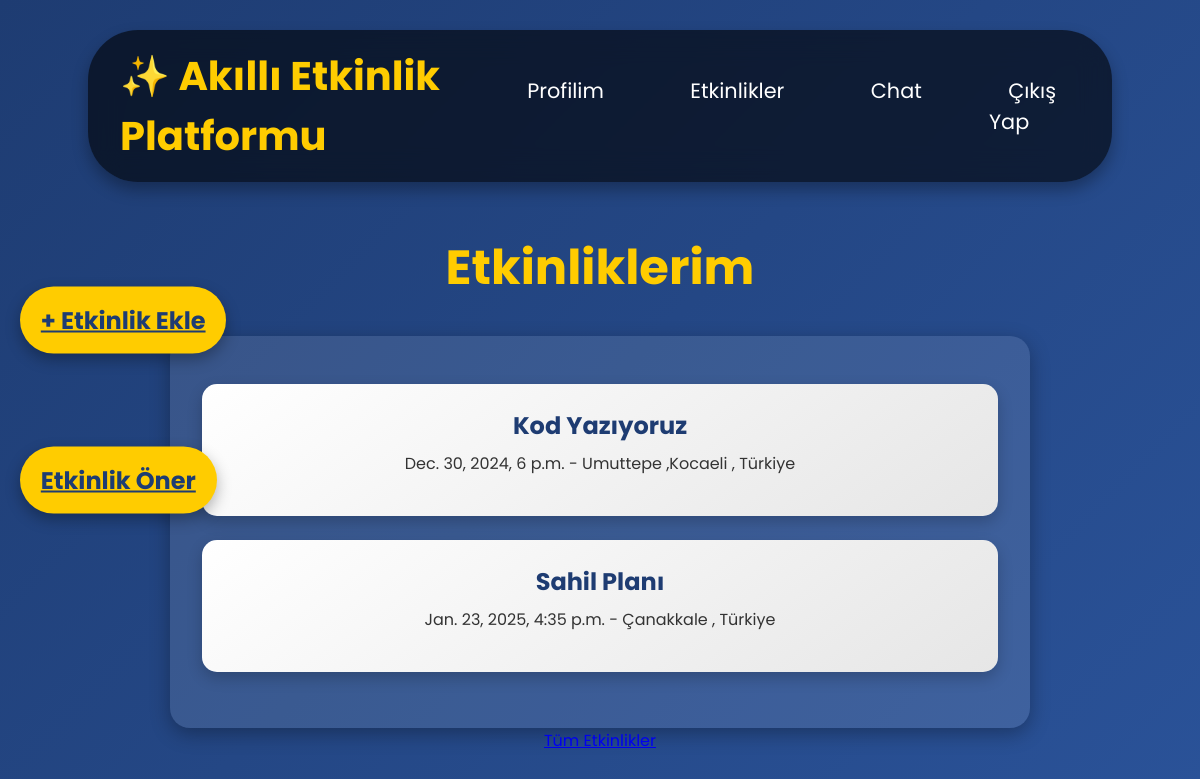
The app's page /events/my_events/ (signed in) with its own data.
### events/models.py (models this page shows, shortened)
class Event(models.Model):
    name = models.CharField(max_length=200)
    description = models.TextField()
    date = models.DateTimeField()
    duration = models.DurationField(null=True, blank=True)
    location = models.CharField(max_length=300)
    category = models.CharField(max_length=100)
    owner = models.ForeignKey(settings.AUTH_USER_MODEL, on_delete=models.CASCADE, related_name='owned_events')  # Etkinliğin sahibi
    participants = models.ManyToManyField(User, through='Participation')
    latitude = models.FloatField(blank=True, null=True)  # Enlem bilgisi
    longitude = models.FloatField(blank=True, null=True)  # Boylam bilgisi

### events/views.py (the view)
# urls.py: path('my_events/', views.my_events, name='my_events'),
@login_required
def my_events(request):
    my_events = Event.objects.filter(participants=request.user)
    return render(request, 'events/my_events.html', {'my_events': my_events})

### events/templates/events/my_events.html (shortened to what this page needs)
<!DOCTYPE html>
<html lang="en">
<head>
</head>
<body>
    <div class="floating-navbar">
        <a href="{% url 'homepage' %}" class="navbar-logo">✨ Akıllı Etkinlik Platformu</a>
        <ul class="menu-items">
            <li><a href="{% url 'profile' request.user.id %}" class="active">Profilim</a></li>
            <li>
                <a href="#">Etkinlikler</a>
            </li>
            <li><a href="#">Chat</a></li>
            <li><a href="{% url 'logout' %}">Çıkış Yap</a></li>
        </ul>
    </div>
    <a href="{% url 'create_event' %}" class="create-event-button">
      + Etkinlik Ekle
   </a>
   <a href="{% url 'recommend_events' %}" class="recommend-event-button">
     Etkinlik Öner
   </a>
    <div class="event-section">
        <h2>Etkinliklerim</h2>
        <div class="event-list">
            <ul>
                {% for event in my_events %}
                <li>
                    <a href="{% url 'myevent_detail' event.id %}">{{ event.name }}</a>
                    <p>{{ event.date }} - {{ event.location }}</p>
                </li>
                {% endfor %}
            </ul>
        </div>
        <a href="{% url 'event_list' %}" class="btn-all-events">Tüm Etkinlikler</a>
    </div>
</body>
</html>

### events/templates/events/my_events.html (style rules this page uses)
body { font-family: 'Poppins', sans-serif; background: linear-gradient(135deg, #1e3c72, #2a5298); color: #ffffff; margin: 0; padding: 0; overflow-x: hidden; }
.floating-navbar { background: rgba(0, 0, 0, 0.6); box-shadow: 0 8px 16px rgba(0, 0, 0, 0.3); padding: 1rem 2rem; position: fixed; top: 30px; left: 50%; transform: translateX(-50%); z-index: 100; display: flex; justify-content: space-between; align-items: center; border-radius: 50px; backdrop-filter: blur(15px); width: 80%; }
.navbar-logo { font-size: 2.5rem; color: #ffcc00; font-weight: bold; text-decoration: none; transition: transform 0.4s; }
.menu-items { display: flex; list-style: none; padding: 0; margin: 0; }
.menu-items li { margin: 0 1.5rem; transition: transform 0.4s; position: relative; }
.menu-items li a { color: #ffffff; text-decoration: none; font-size: 1.3rem; padding: 0.6rem 1.2rem; border-radius: 30px; transition: background-color 0.4s, color 0.4s; }
.event-section { text-align: center; margin-top: 10rem; padding: 2rem; }
.event-section h2 { font-size: 3rem; color: #ffcc00; margin-bottom: 2rem; font-family: 'Poppins', sans-serif; }
.event-list { max-width: 70%; margin: 0 auto; padding: 2rem; background: rgba(255, 255, 255, 0.1); border-radius: 20px; box-shadow: 0 6px 20px rgba(0, 0, 0, 0.3); }
.event-list ul { list-style: none; padding: 0; }
.event-list li { background: linear-gradient(145deg, #ffffff, #e6e6e6); padding: 1.5rem; margin-bottom: 1.5rem; border-radius: 15px; box-shadow: 0 6px 15px rgba(0, 0, 0, 0.2); transition: transform 0.3s; }
.event-list a { color: #1e3c72; font-size: 1.5rem; font-weight: bold; text-decoration: none; transition: color 0.3s; }
.event-list p { color: #333; font-size: 1rem; margin-top: 0.5rem; }
.create-event-button { position: fixed; left: 20px; top: 40%; transform: translateY(-50%); background-color: #ffcc00; color: #1e3c72; font-size: 1.5rem; font-weight: bold; padding: 1rem 1.3rem; border-radius: 50px; box-shadow: 0 6px 15px rgba(0, 0, 0, 0.3); border: none; cursor: pointer; transition: transform 0.4s, background-color 0.3s; z-index: 200; }
.recommend-event-button { position: fixed; left: 20px; top: 60%; transform: translateY(-50%); background-color: #ffcc00; color: #1e3c72; font-size: 1.5rem; font-weight: bold; padding: 1rem 1.3rem; border-radius: 50px; box-shadow: 0 6px 15px rgba(0, 0, 0, 0.3); border: none; cursor: pointer; transition: transform 0.4s, background-color 0.3s; z-index: 200; }

### records on screen
Event: name "Kod Yazıyoruz", date "Dec. 30, 2024, 6 p.m.", location "Umuttepe ,Kocaeli , Türkiye"
Event: name "Sahil Planı", date "Jan. 23, 2025, 4:35 p.m.", location "Çanakkale , Türkiye"
